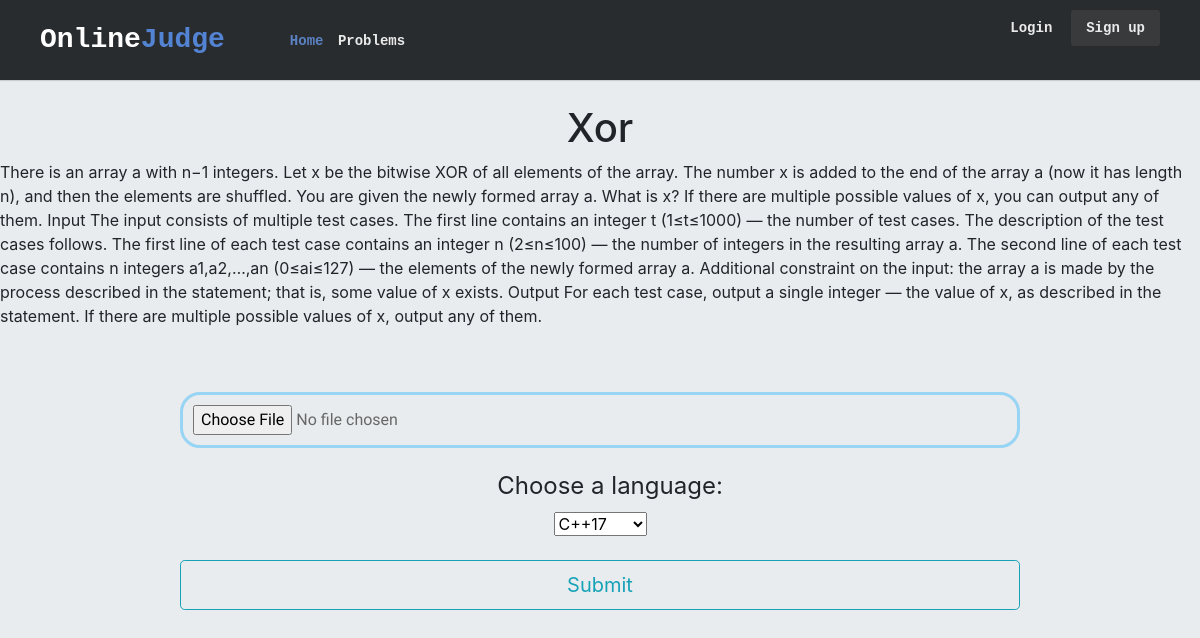
/judge/problems/1/, run on an earlier commit of the app's database.
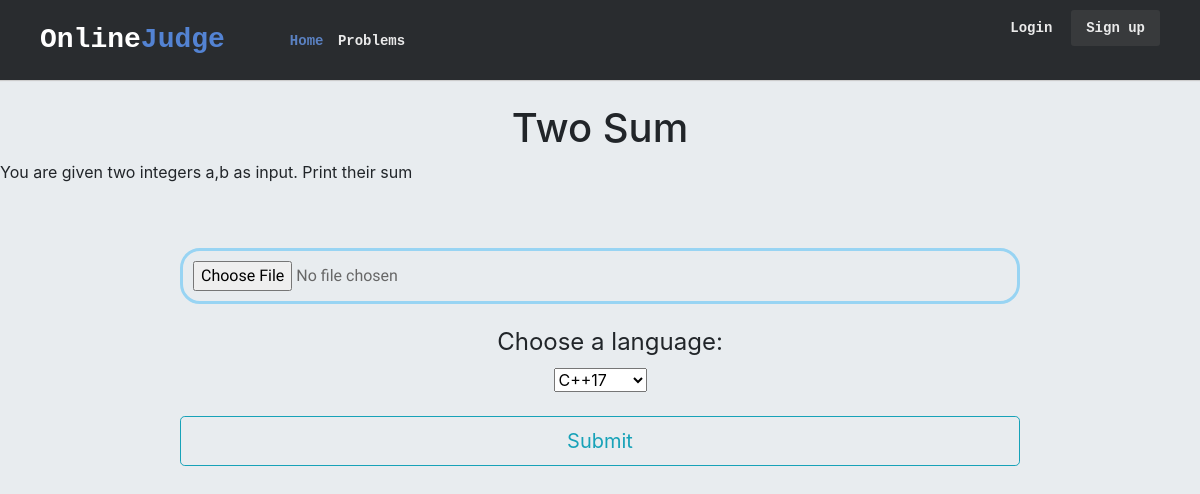
And on a later commit of the database.
### judge/models.py (models this page shows)
class Problem(models.Model):
    problemId = models.IntegerField()
    problemName = models.CharField(max_length=100)
    problemText = models.TextField()
    difficulty = models.CharField(max_length=15)
    solveCount = models.IntegerField()
    score = models.FloatField()

### judge/views.py (the view)
# urls.py: path('problems/<int:problemId>/', views.detail, name='detail'),
def detail(request, problemId):
    problem = get_object_or_404(Problem, pk=problemId)
    return render(request, 'judge/detail.html', {'problem': problem})

### judge/templates/judge/detail.html (shortened to what this page needs)
{% load static %}
<html lang="en">
<head>
    <link rel="stylesheet" href="https://use.fontawesome.com/releases/v5.6.3/css/all.css"
>
    <link rel="stylesheet" href="https://stackpath.bootstrapcdn.com/bootstrap/4.2.1/css/bootstrap.min.css"
>
    <link rel="stylesheet" type="text/css" href="{% static 'judge/css/styles.css' %}">
</head>
<body>
    <header class="oj-header">
        <div class="oj-header-limiter">
            <h1><a href="{% url 'index' %}">Online<span>Judge</span></a></h1>
            <nav>
                <a href="{% url 'index' %}" class="selected">Home</a>
                <a href="{% url 'problem' %}">Problems</a>
            </nav>
            <ul>
                <li><a href="/login" class="lightbox_trigger">Login</a></li>
                <li><a href="/register" class="lightbox_trigger">Sign up</a></li>
            </ul>
        </div>
    </header>
    <br>
    <h1 align="center">{{problem.problemName}}</h1>
    <p>{{problem.problemText}}</p>
    <br>
    <form enctype="multipart/form-data" action="{% url 'submit' problem.id %}" method="POST">
        <div align="center"><br>
            <input type="FILE" name="solution" id="solution" style="width:70%" required>
            <label for="lang">Choose a language:</label>
            <select name="lang" id="lang">
                <option value="cpp">C++17</option>
            </select>
            <br><br>
            <button type="submit" class="btn btn-outline-info btn-lg" style="height: 50px; width: 70% ">Submit</button>
        </div>
    </form>
</body>
</html>

What changed in the data, as far as the page shows it:
changed Problem: problemName "Xor" → "Two Sum"; problemText "There is an array a with n−1 integers. Let x be the bitwise XOR of all elements of the array. The number x is added to the end of the array a (now it has length n), and then the elements are shuffled. You are given the newly formed array a. What is x? If there are multiple possible values of x, you can output any of them. Input The input consists of multiple test cases. The first line contains an integer t (1≤t≤1000) — the number of test cases. The description of the test cases follows. The first line of each test case contains an integer n (2≤n≤100) — the number of integers in the resulting array a. The second line of each test case contains n integers a1,a2,…,an (0≤ai≤127) — the elements…" → "You are given two integers a,b as input. Print their sum"
